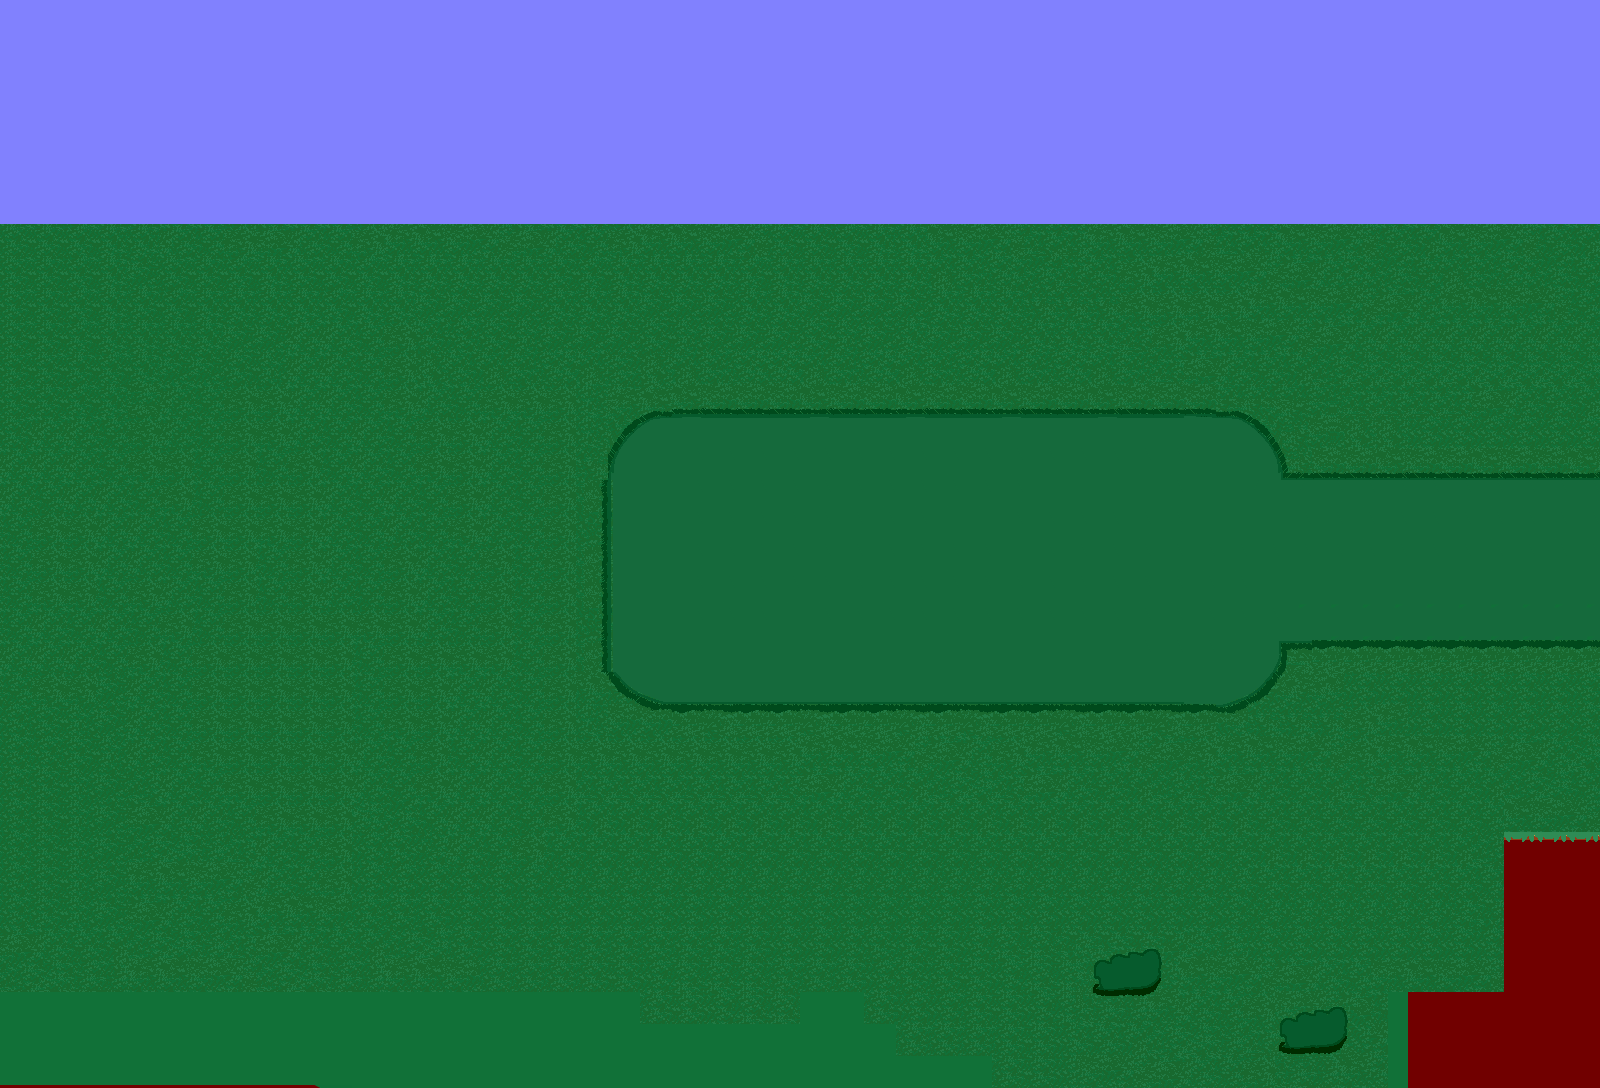

This is a level from a 2D game, rendered from its Tiled map with the project's own tilesets. A one-line summary and the map file follow, with tile-layer data summarised:
An orthogonal 50x34 tile map with 32x32 px tiles, 3 tile layers (Tile Layer 2, Tile Layer 1, Tile Layer 3), 10 tilesets and 32 objects (15x spobject, 2x character1, level Info, item).

<map version="1.2" tiledversion="1.2.1" orientation="orthogonal" renderorder="right-down" width="50" height="34" tilewidth="32" tileheight="32" infinite="0" nextlayerid="6" nextobjectid="52">
 <tileset firstgid="1" name="grassstage" tilewidth="32" tileheight="32" tilecount="2025" columns="45">
  <image source="grassstage.png" width="1440" height="1440" />
 </tileset>
 <tileset firstgid="2026" name="grassstage2" tilewidth="32" tileheight="32" tilecount="2500" columns="50">
  <image source="grassstage2.png" width="1600" height="1600" />
 </tileset>
 <tileset firstgid="4526" name="playerstart" tilewidth="32" tileheight="32" tilecount="1" columns="1">
  <image source="playerstart.png" width="32" height="32" />
  <tile id="0">
   <properties>
    <property name="orient" value="right" />
    <property name="playerstart" value="" />
   </properties>
  </tile>
 </tileset>
 <tileset firstgid="4527" name="grassstage3" tilewidth="32" tileheight="32" tilecount="1700" columns="50">
  <image source="grassstage3.png" width="1600" height="1088" />
 </tileset>
 <tileset firstgid="6227" source="grassstage4redux.tsx" />
 <tileset firstgid="6927" name="grassstage2a" tilewidth="32" tileheight="32" tilecount="2000" columns="50">
  <image source="grassstage2a.png" width="1600" height="1280" />
 </tileset>
 <tileset firstgid="8927" name="grassdungeon1" tilewidth="32" tileheight="32" tilecount="1700" columns="50">
  <image source="grassdungeon1.png" width="1600" height="1088" />
 </tileset>
 <tileset firstgid="10627" name="foresttreesolo" tilewidth="32" tileheight="32" tilecount="63" columns="7">
  <image source="foresttreesolo.png" width="250" height="300" />
 </tileset>
 <tileset firstgid="10690" name="grassdungeon2" tilewidth="32" tileheight="32" tilecount="1700" columns="50">
  <image source="grassdungeon2.png" width="1600" height="1088" />
 </tileset>
 <tileset firstgid="12390" name="grassdungeon5" tilewidth="32" tileheight="32" tilecount="1700" columns="50">
  <image source="grassdungeon5.png" width="1600" height="1088" />
 </tileset>
 <layer id="1" name="Tile Layer 2" width="50" height="34">
  <data>[1700 cells, 248 non-empty, 173 distinct tile ids]</data>
 </layer>
 <layer id="2" name="Tile Layer 1" width="50" height="34">
  <data>[1700 cells, 1699 non-empty, 56 distinct tile ids]</data>
 </layer>
 <layer id="3" name="Tile Layer 3" width="50" height="34">
  <data>[1700 cells, 1700 non-empty, 823 distinct tile ids]</data>
 </layer>
 <objectgroup id="4" name="Object Layer 1">
  <object id="5" x="0" y="576" width="32" height="32">
   <properties>
    <property name="orient" value="right" />
    <property name="playerstart" value="" />
    <property name="startarea" value="1" />
   </properties>
  </object>
  <object id="7" name="level Info" x="672" y="896" width="24" height="24">
   <properties>
    <property name="areaname" value="Deepest in the forest" />
    <property name="filter" value="dim" />
    <property name="levelinfo" value="1" />
   </properties>
  </object>
  <object id="12" x="0" y="864" width="544" height="224">
   <properties>
    <property name="block" value="" />
   </properties>
  </object>
  <object id="16" x="1120" y="832" width="480" height="256">
   <properties>
    <property name="block" value="" />
   </properties>
  </object>
  <object id="17" x="-64" y="448" width="32" height="256">
   <properties>
    <property name="NewArea" value="" />
    <property name="area" value="grassdungeon2.tmx" />
    <property name="returnarea" value="2" />
   </properties>
  </object>
  <object id="18" x="1632" y="416" width="32" height="352">
   <properties>
    <property name="NewArea" value="" />
    <property name="area" value="grassdungeon11.tmx" />
    <property name="returnarea" value="2" />
   </properties>
  </object>
  <object id="21" x="1536" y="544" width="32" height="32">
   <properties>
    <property name="orient" value="left" />
    <property name="playerstart" value="" />
    <property name="startarea" value="0" />
   </properties>
  </object>
  <object id="22" x="608" y="352" width="32" height="480">
   <properties>
    <property name="event1" value="" />
   </properties>
  </object>
  <object id="24" type="spobject" x="32" y="608" width="196" height="298">
   <properties>
    <property name="image" value="foresttreesp.png" />
    <property name="spobject" value="" />
   </properties>
  </object>
  <object id="25" type="spobject" x="768" y="704" width="196" height="298">
   <properties>
    <property name="image" value="foresttreesp.png" />
    <property name="spobject" value="" />
   </properties>
  </object>
  <object id="26" type="spobject" x="576" y="704" width="196" height="298">
   <properties>
    <property name="image" value="foresttreesp.png" />
    <property name="spobject" value="" />
   </properties>
  </object>
  <object id="27" type="spobject" x="384" y="608" width="196" height="298">
   <properties>
    <property name="image" value="foresttreesp.png" />
    <property name="spobject" value="" />
   </properties>
  </object>
  <object id="28" type="spobject" x="960" y="704" width="196" height="298">
   <properties>
    <property name="image" value="foresttreesp.png" />
    <property name="spobject" value="" />
   </properties>
  </object>
  <object id="29" type="spobject" x="1184" y="672" width="196" height="298">
   <properties>
    <property name="image" value="foresttreesp.png" />
    <property name="spobject" value="" />
   </properties>
  </object>
  <object id="30" type="spobject" x="1408" y="672" width="196" height="298">
   <properties>
    <property name="image" value="foresttreesp.png" />
    <property name="spobject" value="" />
   </properties>
  </object>
  <object id="33" type="spobject" x="32" y="160" width="196" height="298">
   <properties>
    <property name="image" value="foresttreesp.png" />
    <property name="spobject" value="" />
   </properties>
  </object>
  <object id="34" type="spobject" x="384" y="160" width="196" height="298">
   <properties>
    <property name="image" value="foresttreesp.png" />
    <property name="spobject" value="" />
   </properties>
  </object>
  <object id="35" type="spobject" x="576" y="96" width="196" height="298">
   <properties>
    <property name="image" value="foresttreesp.png" />
    <property name="spobject" value="" />
   </properties>
  </object>
  <object id="36" type="spobject" x="384" y="352" width="196" height="298">
   <properties>
    <property name="image" value="foresttreesp.png" />
    <property name="spobject" value="" />
   </properties>
  </object>
  <object id="37" type="spobject" x="800" y="96" width="196" height="298">
   <properties>
    <property name="image" value="foresttreesp.png" />
    <property name="spobject" value="" />
   </properties>
  </object>
  </objectgroup>
</map>
<!-- 12 of 32 objects omitted -->
